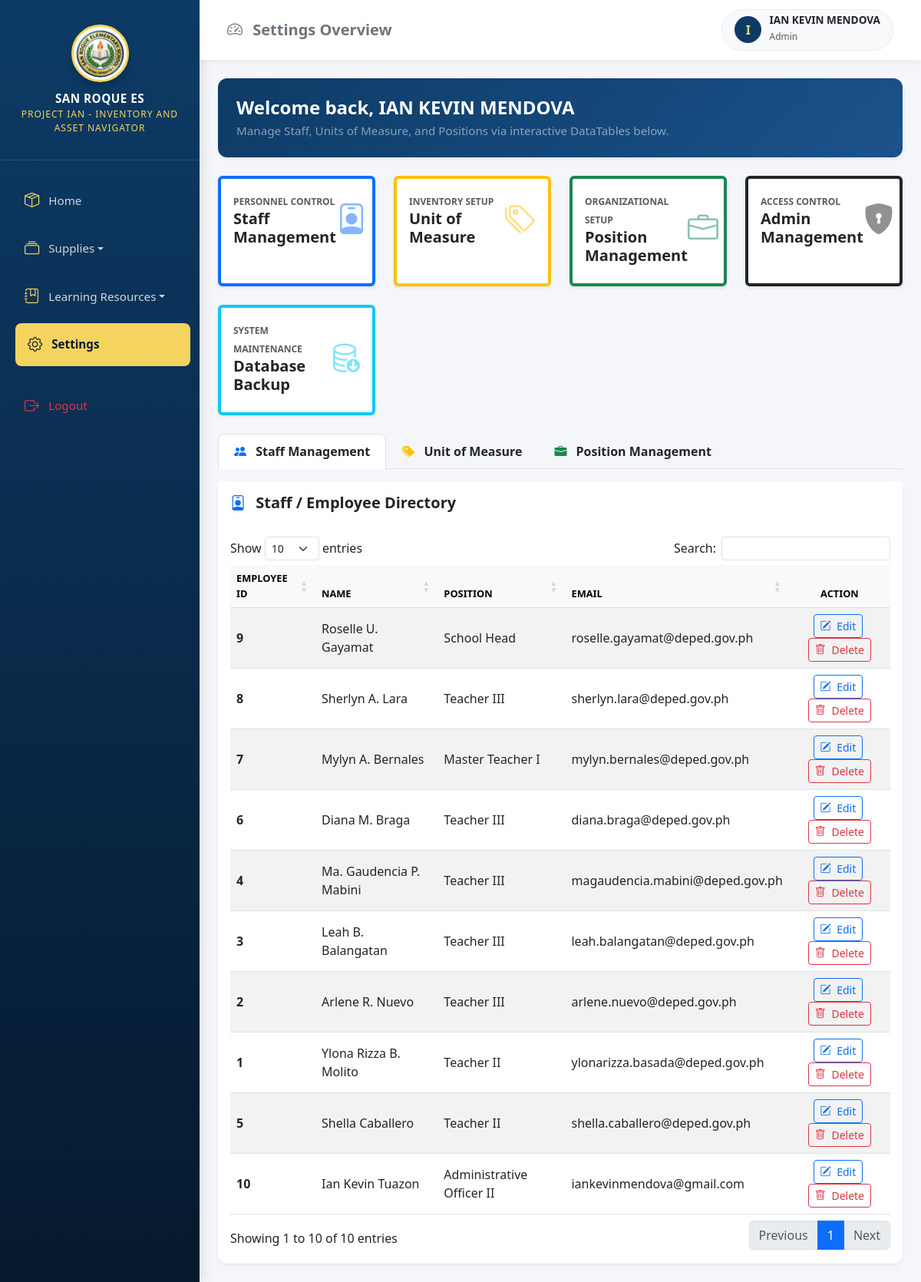
The app's page /setting.php (signed in) with its own data.
### tables this page shows
CREATE TABLE `employee` (
  `id` int NOT NULL AUTO_INCREMENT,
  `emp_id` varchar(50) NOT NULL,
  `emp_name` varchar(100) NOT NULL,
  `emp_position` varchar(100) NOT NULL,
  `emp_email` varchar(100) NOT NULL,
  PRIMARY KEY (`id`),
  UNIQUE KEY `emp_id` (`emp_id`)
);

### controllers/setting/setting_controller.php (called while the page is built, shortened)
<?php
require_once dirname(__DIR__, 2) . '/config/db.php';
$adminName = isset($_SESSION['admin_name']) ? strtoupper($_SESSION['admin_name']) : 'ADMIN';
$adminRole = isset($_SESSION['role']) ? ucfirst($_SESSION['role']) : 'Administrator';
try {
    $stmtEmp = $pdo->query("SELECT * FROM employee ORDER BY id DESC");
    $employees = $stmtEmp->fetchAll(PDO::FETCH_ASSOC);
} catch (PDOException $e) {
    error_log('setting_controller.php employee fetch error: ' . $e->getMessage());
    $employees = [];
}

### setting.php (the view, shortened to what this page needs)
<?php
require_once 'controllers/setting/setting_controller.php';
?>
<!DOCTYPE html>
<html lang="en">
<head>
    <link href="https://cdn.jsdelivr.net/npm/bootstrap@5.3.0/dist/css/bootstrap.min.css" rel="stylesheet">
    <link rel="stylesheet" href="https://cdn.jsdelivr.net/npm/bootstrap-icons@1.10.5/font/bootstrap-icons.css">
    <link rel="stylesheet" href="https://cdnjs.cloudflare.com/ajax/libs/font-awesome/6.4.0/css/all.min.css">
    <link rel="stylesheet" href="https://cdn.jsdelivr.net/npm/sweetalert2@11/dist/sweetalert2.min.css">
    <link rel="stylesheet" href="https://cdn.datatables.net/1.13.6/css/dataTables.bootstrap5.min.css">
    <link href="assets/css/index.css" rel="stylesheet">
</head>
<body>
<div class="wrapper d-flex">
    <?php include_once 'includes/nav.php'; ?>
    <div id="content">
        <nav class="navbar navbar-expand-lg navbar-top">
            <div class="container-fluid">
                <span class="navbar-brand mb-0 h6 text-secondary fw-bold">
                    <i class="bi bi-speedometer2 me-2"></i> Settings Overview
                </span>
                <div class="ms-auto d-flex align-items-center">
                    <div class="user-profile-badge">
                        <div class="user-avatar">
                            <?php echo substr($adminName, 0, 1); ?>
                        </div>
                        <div class="text-start">
                            <span class="d-block fw-bold text-dark" style="font-size: 0.85rem; line-height: 1.1;"><?php echo htmlspecialchars($adminName); ?></span>
                            <span class="text-muted" style="font-size: 0.75rem;"><?php echo htmlspecialchars($adminRole); ?></span>
                        </div>
                    </div>
                </div>
            </div>
        </nav>
        <div class="container-fluid p-4">
            <div class="alert alert-primary border-0 shadow-sm d-flex align-items-center mb-4" style="background: linear-gradient(135deg, #0D3B66 0%, #1a528a 100%); color: white; border-radius: 12px; padding: 1.5rem;">
                <div>
                    <h4 class="alert-heading fw-bold mb-1">Welcome back, <?php echo htmlspecialchars($adminName); ?></h4>
                    <p class="mb-0 text-white-50" style="font-size: 0.95rem;">Manage Staff, Units of Measure, and Positions via interactive DataTables below.</p>
                </div>
            </div>
            <div class="row g-4 mb-4">
                <div class="col-md-3">
                    <div class="card stat-card p-3 border-start border-4 border-primary shadow-sm h-100 d-flex flex-column justify-content-between clickable-card" data-bs-toggle="modal" data-bs-target="#addEmployeeModal">
                        <div class="d-flex align-items-center mb-2">
                            <div class="flex-grow-1">
                                <span class="text-muted fw-semibold text-uppercase" style="font-size: 0.75rem;">Personnel Control</span>
                                <h5 class="fw-bold text-dark mb-0">Staff Management</h5>
                            </div>
                            <div class="fs-1 text-primary opacity-50"><i class="bi bi-person-badge"></i></div>
                        </div>
                    </div>
                </div>
                <div class="col-md-3">
                    <div class="card stat-card p-3 border-start border-4 border-warning shadow-sm h-100 d-flex flex-column justify-content-between clickable-card" data-bs-toggle="modal" data-bs-target="#addCategoryModal">
                        <div class="d-flex align-items-center mb-2">
                            <div class="flex-grow-1">
                                <span class="text-muted fw-semibold text-uppercase" style="font-size: 0.75rem;">Inventory Setup</span>
                                <h5 class="fw-bold text-dark mb-0">Unit of Measure</h5>
                            </div>
                            <div class="fs-1 text-warning opacity-50"><i class="bi bi-tags"></i></div>
                        </div>
                    </div>
                </div>
                <div class="col-md-3">
                    <div class="card stat-card p-3 border-start border-4 border-success shadow-sm h-100 d-flex flex-column justify-content-between clickable-card" data-bs-toggle="modal" data-bs-target="#addPositionModal">
                        <div class="d-flex align-items-center mb-2">
                            <div class="flex-grow-1">
                                <span class="text-muted fw-semibold text-uppercase" style="font-size: 0.75rem;">Organizational Setup</span>
                                <h5 class="fw-bold text-dark mb-0">Position Management</h5>
                            </div>
                            <div class="fs-1 text-success opacity-50"><i class="bi bi-briefcase"></i></div>
                        </div>
                    </div>
                </div>
                <div class="col-md-3">
                    <div class="card stat-card p-3 border-start border-4 border-dark shadow-sm h-100 d-flex flex-column justify-content-between clickable-card" data-bs-toggle="modal" data-bs-target="#addAdminModal">
                        <div class="d-flex align-items-center mb-2">
                            <div class="flex-grow-1">
                                <span class="text-muted fw-semibold text-uppercase" style="font-size: 0.75rem;">Access Control</span>
                                <h5 class="fw-bold text-dark mb-0">Admin Management</h5>
                            </div>
                            <div class="fs-1 text-dark opacity-50"><i class="bi bi-shield-lock-fill"></i></div>
                        </div>
                    </div>
                </div>
                <div class="col-md-3">
                    <a href="controllers/setting/backup_database.php" class="text-decoration-none" id="btnBackupDb">
                        <div class="card stat-card p-3 border-start border-4 border-info shadow-sm h-100 d-flex flex-column justify-content-between clickable-card">
                            <div class="d-flex align-items-center mb-2">
                                <div class="flex-grow-1">
                                    <span class="text-muted fw-semibold text-uppercase" style="font-size: 0.75rem;">System Maintenance</span>
                                    <h5 class="fw-bold text-dark mb-0">Database Backup</h5>
                                </div>
                                <div class="fs-1 text-info opacity-50"><i class="bi bi-database-down"></i></div>
                            </div>
                        </div>
                    </a>
                </div>
            </div>
            <ul class="nav nav-tabs custom-tabs mb-3" id="settingsTab" role="tablist">
                <li class="nav-item" role="presentation">
                    <button class="nav-link active fw-bold text-dark" id="staff-tab" data-bs-toggle="tab" data-bs-target="#staff-panel" type="button" role="tab" aria-controls="staff-panel" aria-selected="true">
                        <i class="bi bi-people-fill me-2 text-primary"></i> Staff Management
                    </button>
                </li>
                <li class="nav-item" role="presentation">
                    <button class="nav-link fw-bold text-dark" id="category-tab" data-bs-toggle="tab" data-bs-target="#category-panel" type="button" role="tab" aria-controls="category-panel" aria-selected="false">
                        <i class="bi bi-tags-fill me-2 text-warning"></i> Unit of Measure
                    </button>
                </li>
                <li class="nav-item" role="presentation">
                    <button class="nav-link fw-bold text-dark" id="position-tab" data-bs-toggle="tab" data-bs-target="#position-panel" type="button" role="tab" aria-controls="position-panel" aria-selected="false">
                        <i class="bi bi-briefcase-fill me-2 text-success"></i> Position Management
                    </button>
                </li>
            </ul>
            <div class="tab-content" id="settingsTabContent">
                <div class="tab-pane fade show active" id="staff-panel" role="tabpanel" aria-labelledby="staff-tab">
                    <div class="card border-0 shadow-sm" style="border-radius: 12px;">
                        <div class="card-header bg-white py-3 d-flex justify-content-between align-items-center border-bottom-0">
                            <h5 class="fw-bold text-dark mb-0"><i class="bi bi-person-badge me-2 text-primary"></i> Staff / Employee Directory</h5>
                        </div>
                        <div class="card-body">
                            <div class="table-responsive">
                                <table id="staffTable" class="table table-striped table-hover align-middle w-100">
                                    <thead class="table-light text-uppercase text-muted" style="font-size: 0.8rem;">
                                        <tr>
                                            <th>Employee ID</th>
                                            <th>Name</th>
                                            <th>Position</th>
                                            <th>Email</th>
                                            <th class="text-center">Action</th>
                                        </tr>
                                    </thead>
                                    <tbody>
                                        <?php if (!empty($employees)): ?>
                                            <?php foreach ($employees as $emp): ?>
                                                <tr>
                                                    <td class="fw-bold"><?php echo htmlspecialchars($emp['emp_id'] ?? ''); ?></td>
                                                    <td><?php echo htmlspecialchars($emp['emp_name'] ?? ''); ?></td>
                                                    <td><?php echo htmlspecialchars($emp['emp_position'] ?? ''); ?></td>
                                                    <td><?php echo htmlspecialchars($emp['emp_email'] ?? ''); ?></td>
                                                    <td class="text-center">
                                                        <button type="button" class="btn btn-sm btn-outline-primary me-1 edit-employee-btn" data-id="<?php echo htmlspecialchars($emp['id'] ?? $emp['emp_id']); ?>" data-name="<?php echo htmlspecialchars($emp['emp_name'] ?? ''); ?>" data-position="<?php echo htmlspecialchars($emp['emp_position'] ?? ''); ?>" data-email="<?php echo htmlspecialchars($emp['emp_email'] ?? ''); ?>" title="Edit Employee">
                                                            <i class="bi bi-pencil-square me-1"></i> Edit
                                                        </button>
                                                        <button type="button" class="btn btn-sm btn-outline-danger delete-employee-btn" data-id="<?php echo htmlspecialchars($emp['id'] ?? $emp['emp_id']); ?>" title="Delete Employee">
                                                            <i class="bi bi-trash me-1"></i> Delete
                                                        </button>
                                                    </td>
                                                </tr>
                                            <?php endforeach; ?>
                                        <?php endif; ?>
                                    </tbody>
                                </table>
                            </div>
                        </div>
                    </div>
                </div>
            </div>
        </div>
    </div>
</div>
</body>
</html>

### assets/css/index.css (style rules this page uses)
:root { --primary-dark: #0D3B66; --primary-darker: #05192D; --accent-gold: #F4D35E; --accent-gold-hover: #e0be48; }
body { background-color: #f4f6f9; font-family: 'Segoe UI', Tahoma, Geneva, Verdana, sans-serif; }
#content { width: 100%; min-height: 100vh; display: flex; flex-direction: column; }
.navbar-top { background: #fff; box-shadow: 0 2px 10px rgba(0,0,0,0.05); padding: 0.75rem 1.5rem; }
.user-profile-badge { display: flex; align-items: center; background: #f8f9fa; padding: 0.4rem 1rem; border-radius: 50rem; border: 1px solid #e9ecef; }
.user-avatar { width: 35px; height: 35px; background: var(--primary-dark); color: var(--accent-gold); font-weight: bold; border-radius: 50%; display: flex; align-items: center; justify-content: center; margin-right: 10px; }

### setting.php (style rules this page uses)
.clickable-card { cursor: pointer; transition: transform 0.2s ease, box-shadow 0.2s ease; }
.custom-tabs .nav-link { border-radius: 8px 8px 0 0; padding: 10px 20px; }
.custom-tabs .nav-link.active { background-color: #ffffff; border-bottom-color: transparent; }

### records on screen
employee: emp "9", emp_name "Roselle U. Gayamat", emp_position "School Head", emp_email "roselle.gayamat@deped.gov.ph"
employee: emp "8", emp_name "Sherlyn A. Lara", emp_position "Teacher III", emp_email "sherlyn.lara@deped.gov.ph"
employee: emp "7", emp_name "Mylyn A. Bernales", emp_position "Master Teacher I", emp_email "mylyn.bernales@deped.gov.ph"
employee: emp "6", emp_name "Diana M. Braga", emp_position "Teacher III", emp_email "diana.braga@deped.gov.ph"
employee: emp "4", emp_name "Ma. Gaudencia P. Mabini", emp_position "Teacher III", emp_email "magaudencia.mabini@deped.gov.ph"
employee: emp "3", emp_name "Leah B. Balangatan", emp_position "Teacher III", emp_email "leah.balangatan@deped.gov.ph"
employee: emp "2", emp_name "Arlene R. Nuevo", emp_position "Teacher III", emp_email "arlene.nuevo@deped.gov.ph"
employee: emp "1", emp_name "Ylona Rizza B. Molito", emp_position "Teacher II", emp_email "ylonarizza.basada@deped.gov.ph"
employee: emp "5", emp_name "Shella Caballero", emp_position "Teacher II", emp_email "shella.caballero@deped.gov.ph"
employee: emp "10", emp_name "Ian Kevin Tuazon", emp_position "Administrative Officer II", emp_email "iankevinmendova@gmail.com"

### other values on screen
substr($adminName, 0, 1) "I"
$adminName "IAN KEVIN MENDOVA"
$adminRole "Admin"
